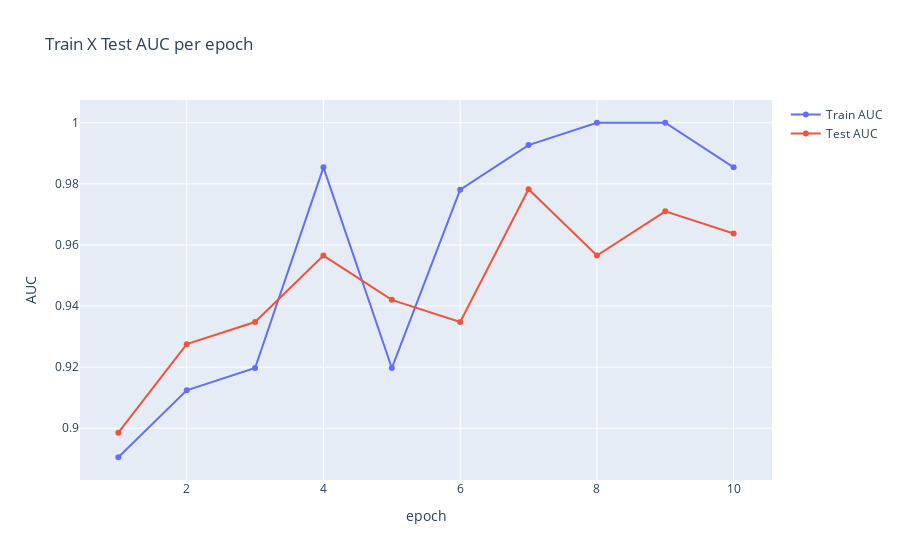

The notebook cell saved with this chart:
### Code cell
_make_chart(list(range(1, 11)), train_scores, test_scores)

### Figure 1 — Plotly figure (JSON) as saved in the notebook; plotly's stock layout.template omitted (floating-point values rounded to 4 significant figures)
{"data": [{"name": "Train AUC", "type": "scatter", "x": [1, 2, 3, 4, 5, 6, 7, 8, 9, 10], "y": [0.8905, 0.9124, 0.9197, 0.9854, 0.9197, 0.9781, 0.9927, 1, 1, 0.9854]}, {"name": "Test AUC", "type": "scatter", "x": [1, 2, 3, 4, 5, 6, 7, 8, 9, 10], "y": [0.8986, 0.9275, 0.9348, 0.9565, 0.942, 0.9348, 0.9783, 0.9565, 0.971, 0.9638]}], "layout": {"title": {"text": "Train X Test AUC per epoch"}, "xaxis": {"title": {"text": "epoch"}}, "yaxis": {"title": {"text": "AUC"}}}}
